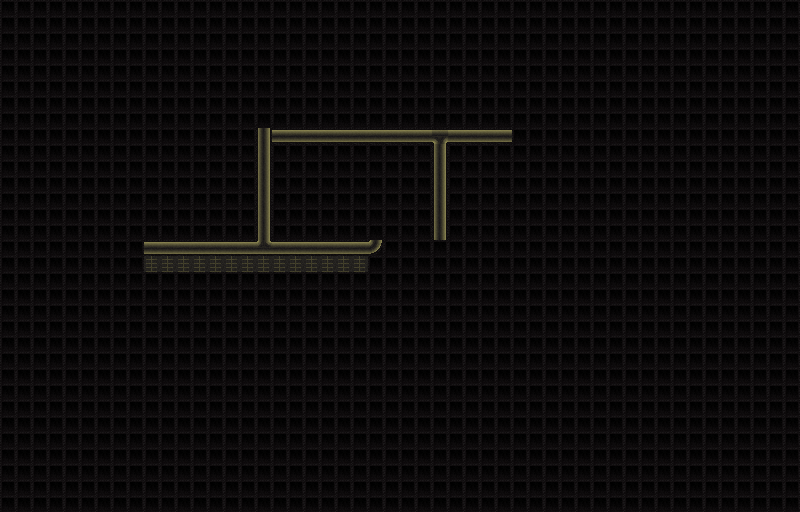

The image is a tile-based game level rendered from a .tmx file. Its description and source (layers, tilesets, objects; grid data summarised) follow:
An orthogonal 50x32 tile map with 16x16 px tiles, 3 tile layers (ground, buildingBG, buildingFG), 2 hidden layers not drawn, 6 tilesets and 2 objects.

<map version="2017.05.26" orientation="orthogonal" renderorder="right-down" width="50" height="32" tilewidth="16" tileheight="16" nextobjectid="14">
 <tileset firstgid="1" name="spawnJaune" tilewidth="16" tileheight="16" tilecount="1" columns="1">
  <image source="spawnJaune.png" width="16" height="16" />
 </tileset>
 <tileset firstgid="2" name="spawnRouge" tilewidth="16" tileheight="16" tilecount="1" columns="1">
  <image source="spawnRouge.png" width="16" height="16" />
 </tileset>
 <tileset firstgid="3" name="tilemapBuilding" tilewidth="16" tileheight="16" tilecount="52" columns="26">
  <image source="tilemapBuilding.png" trans="ffffff" width="416" height="32" />
 </tileset>
 <tileset firstgid="55" name="tilemapGround" tilewidth="16" tileheight="16" tilecount="14" columns="14">
  <image source="tilemapGround.png" trans="ffffff" width="224" height="16" />
 </tileset>
 <tileset firstgid="69" name="smokeTiles1" tilewidth="16" tileheight="16" tilecount="40" columns="10">
  <image source="smokeTiles1.png" width="160" height="64" />
 </tileset>
 <tileset firstgid="109" name="smokeTiles2" tilewidth="16" tileheight="16" tilecount="40" columns="10">
  <image source="smokeTiles2.png" width="160" height="64" />
 </tileset>
 <layer name="ground" width="50" height="32">
  <properties>
   <property name="tileset" value="tilemapGround" />
  </properties>
  <data>[1600 cells, 1600 non-empty, 7 distinct tile ids]</data>
 </layer>
 <layer name="buildingBG" width="50" height="32">
  <properties>
   <property name="tileset" value="tilemapBuilding" />
  </properties>
  <data>[1600 cells, 0 non-empty, 0 distinct tile ids]</data>
 </layer>
 <layer name="fog01" width="50" height="32" visible="0">
  <properties>
   <property name="tileset" value="smokeTiles1" />
  </properties>
  <data>[1600 cells, 1600 non-empty, 40 distinct tile ids]</data>
 </layer>
 <layer name="buildingFG" width="50" height="32">
  <properties>
   <property name="tileset" value="tilemapBuilding" />
  </properties>
  <data>[1600 cells, 0 non-empty, 0 distinct tile ids]</data>
 </layer>
 <objectgroup name="spawn">
  <object id="11" gid="1" x="144" y="256" width="16" height="16">
   <properties>
    <property name="count" value="2" />
    <property name="crowdSize" value="3" />
    <property name="delayFirstSpawn" value="1" />
    <property name="delaySpawns" value="10000" />
   </properties>
  </object>
 </objectgroup>
 <objectgroup name="player">
  <object id="12" gid="1" x="256" y="144" width="16" height="16" />
 </objectgroup>
 <layer name="fog02" width="50" height="32" visible="0">
  <properties>
   <property name="tileset" value="smokeTiles2" />
  </properties>
  <data>[1600 cells, 1600 non-empty, 40 distinct tile ids]</data>
 </layer>
</map>
